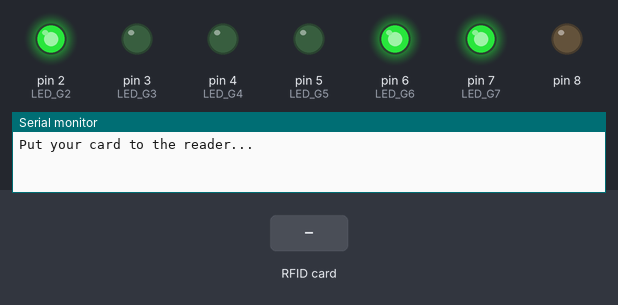
A sketch run on a simulated Arduino Uno, built with avr-gcc and run on an emulated ATmega328P. Parts: output pins drawn as LEDs (lit = HIGH), the last lines printed to the serial monitor. Dashed ring = blinking. Inputs (shaded band) come from the test bench. Pins used as bus, display or sensor lines are not drawn.

Above: at 1.2 s.
1.3 s: RFID card CA 8A F1 80 held to the reader
At 1.55 s:
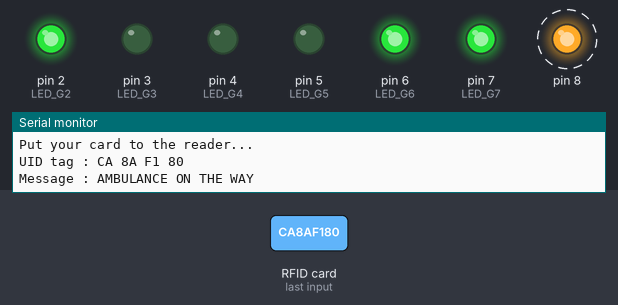
At 43.5 s:
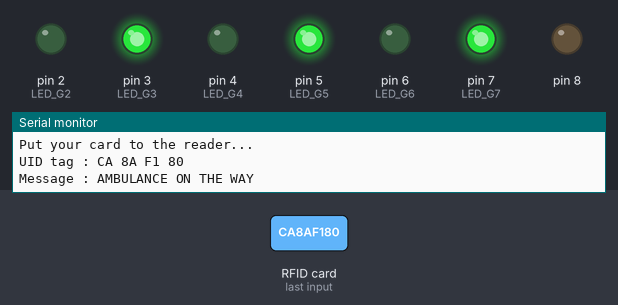
Timing chart, 0 to 44.6 s (numbered marks = the images above; inputs shaded):
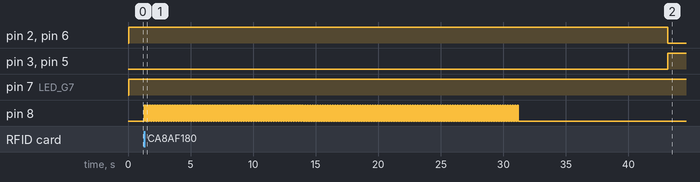

The sketch:

SMART_TRAFFIC.ino
```cpp
#include <SPI.h>
#include <MFRC522.h>
#define SS_PIN 10
#define RST_PIN 9
#define LED_G2 2 //define green LED pin
#define LED_G3 3
#define LED_G4 4
#define LED_G5 5 //define green LED pin
#define LED_G6 6
#define LED_G7 7
MFRC522 mfrc522(SS_PIN, RST_PIN);   // Create MFRC522 instance.

void setup()
{
  Serial.begin(9600);   // Initiate a serial communication
  SPI.begin();      // Initiate  SPI bus
  mfrc522.PCD_Init();   // Initiate MFRC522
  pinMode(LED_G2, OUTPUT);
  pinMode(LED_G3, OUTPUT);
  pinMode(LED_G4, OUTPUT);
  pinMode(LED_G5, OUTPUT);
  pinMode(LED_G6, OUTPUT);
  pinMode(LED_G7, OUTPUT);
  pinMode(8,OUTPUT);
  Serial.println("Put your card to the reader...");
  Serial.println();

}
void loop()
{

  digitalWrite(LED_G2, HIGH);
  digitalWrite(LED_G3, LOW);
  digitalWrite(LED_G4, LOW);
  digitalWrite(LED_G5, LOW);
  digitalWrite(LED_G6, HIGH);
  digitalWrite(LED_G7, HIGH);
  timer();
  digitalWrite(LED_G2, LOW);
  digitalWrite(LED_G3, HIGH);
  digitalWrite(LED_G4, LOW);
  digitalWrite(LED_G5, HIGH);
  digitalWrite(LED_G6, LOW);
  digitalWrite(LED_G7, HIGH);
  timer();
  digitalWrite(LED_G2, LOW);
  digitalWrite(LED_G3, LOW);
  digitalWrite(LED_G4, HIGH);
  digitalWrite(LED_G5, HIGH);
  digitalWrite(LED_G6, HIGH);
  digitalWrite(LED_G7, LOW);
  timer();
}

void timer(){
  int  i;
  for(i=0;i<500;i++)
  {

    scan_1();
    delay(1);
  }
  return;
}
void blink()

{
  for(int m=0;m<150;m++)
  {
   digitalWrite(8, HIGH);   // turn the LED on (HIGH is the voltage level)
  delay(100);                       // wait for a second
  digitalWrite(8, LOW);    // turn the LED off by making the voltage LOW
  delay(100);
  }

}

void scan_1()
{
  // Look for new cards
  if ( ! mfrc522.PICC_IsNewCardPresent())
  {
    return;
  }
  // Select one of the cards
  if ( ! mfrc522.PICC_ReadCardSerial())
  {
    return;
  }
  //Show UID on serial monitor
  Serial.print("UID tag :");
  String content= "";
  byte letter;
  for (byte i = 0; i < mfrc522.uid.size; i++)
  {
     Serial.print(mfrc522.uid.uidByte[i] < 0x10 ? " 0" : " ");
     Serial.print(mfrc522.uid.uidByte[i], HEX);
     content.concat(String(mfrc522.uid.uidByte[i] < 0x10 ? " 0" : " "));
     content.concat(String(mfrc522.uid.uidByte[i], HEX));
  }
  Serial.println();
  Serial.print("Message : ");
  content.toUpperCase();
  if (content.substring(1) == "CA 8A F1 80") //change here the UID of the card/cards that you want to give access
  {
    Serial.println("AMBULANCE ON THE WAY");
    Serial.println();
    digitalWrite(LED_G2, HIGH);
    digitalWrite(LED_G3, LOW);
    digitalWrite(LED_G4, LOW);
    digitalWrite(LED_G5, LOW);
    digitalWrite(LED_G6, HIGH);
    digitalWrite(LED_G7, HIGH);
    blink();
    delay(100);
    return;
  }

 else   {
    Serial.println(" Access denied");
    return;
  }
}
```

Measured:
- after the input at 1.3 s, pin 4 (LED_G4): stays LOW (without the input it goes to HIGH after 24.8 s); pin 7 (LED_G7): stays HIGH (without the input it goes to LOW after 24.8 s); pin 8: alternates HIGH for 0.10 s and LOW for 0.10 s, 300 changes in all, then stays LOW, starting at once
